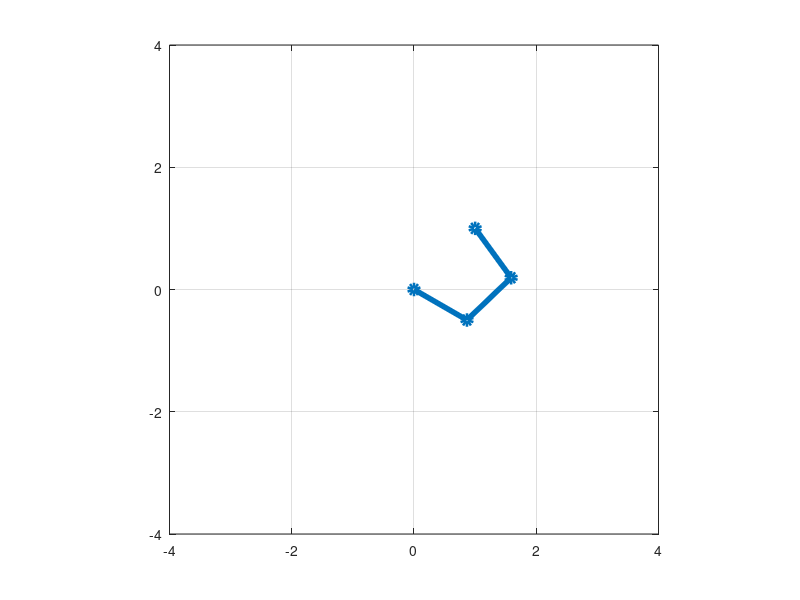

Source code (MATLAB): (Note: this script raises an error after producing the figure.)
% damped least square for 3 arm robotic manipulator.
clc
clear
close all

%% Initial conditions
theta1=pi/12;
theta2=pi/12;
theta3=pi/12;
L1=1;
L2=1;
L3=1;
deltatheta1=0;
deltatheta2=0; 
deltatheta3=0; %theta1,2,3 velocity
Xc=1;
Yc=1;
a = 0;
b = 0;

%% moving initial point to ending point
while a == 0 
   while b == 0
     theta1=theta1+deltatheta1/2;
     theta2=theta2+deltatheta2/2;
     theta3=theta3+deltatheta3/2;

     % Jacobian matrix and inverse Jacobian.
     J= [-L1*sind(theta1)-L2*sind(theta1+theta2)-L3*sind(theta1+theta2+theta3),...
     -L2*sind(theta1+theta2)-L3*sind(theta1+theta2+theta3),...
     -L3*sind(theta1+theta2+theta3);...
     L1*cosd(theta1)+L2*cosd(theta1+theta2)+L3*cosd(theta1+theta2+theta3),...
     L2*cosd(theta1+theta2)+L3*cosd(theta1+theta2+theta3),...
     L3*cosd(theta1+theta2+theta3)];
     W = eye(3);
     lambda = 0.3;
     pseudoJ = inv(J'*J+lambda.*W)*J'; 
     
     % End-effector location
     P3 = [L1*cosd(theta1)+L2*cosd(theta1+theta2)+L3*cosd(theta1+theta2+theta3);...
     L2*sind(theta1)+L2*sind(theta1+theta2)+L3*sind(theta1+theta2+theta3)]';
     P0 = [0 0];
      
     % Location of the middle two joints
     P1 = [L1*cosd(theta1) ; L1*sind(theta1)]';
     P2 = P1 + [L2*cosd(theta1+theta2);L2*sind(theta1+theta2)]';
     Q1=[P0(1,1) P1(1,1) P2(1,1) P3(1,1)];
     Q2=[P0(1,2) P1(1,2) P2(1,2) P3(1,2)];
     plot(Q1,Q2,'-o','LineWidth',4);
     axis([-4,4,-4,4]);
     axis square
     grid on;
     Xinit=P3(1,1);
     Yinit=P3(1,2);
     Xend=Xc;
     Yend=Yc; 
     Xspeed=(Xend-Xinit);
     Yspeed=(Yend-Yinit);
     OrinEnd=atan2d(Yend,Xend);
     Orininit=atan2d(Yinit,Xinit);
     orin_error=OrinEnd-Orininit;

     % converging at error = 0.01 
     if abs(orin_error)<=0.01
        b=1;
     end
     
     thetadot=pseudoJ*[Xspeed;Yspeed];
     theta1dot=thetadot(1,1);
     theta2dot=thetadot(2,1);
     theta3dot=thetadot(3,1);
     deltatheta1=rad2deg(theta1dot); 
     deltatheta2=rad2deg(theta2dot);
     deltatheta3=rad2deg(theta3dot);
     pause(0.01);
   end
   
   %% taking input from cursor
   if b==1
       [Xc,Yc,buttons] = ginput;
       b=0;
   end
end
